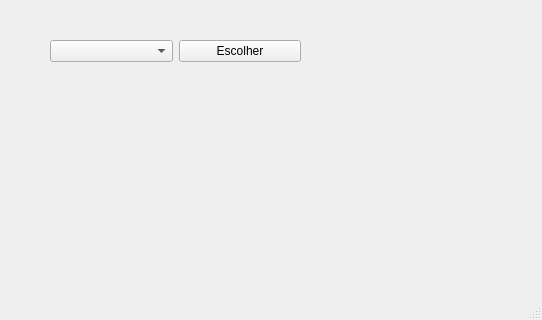
<?xml version="1.0" encoding="UTF-8"?>
<ui version="4.0">
 <class>ComboBox</class>
 <widget class="QMainWindow" name="ComboBox">
  <property name="geometry">
   <rect>
    <x>0</x>
    <y>0</y>
    <width>542</width>
    <height>320</height>
   </rect>
  </property>
  <property name="windowTitle">
   <string>ComboBox</string>
  </property>
  <widget class="QWidget" name="centralwidget">
   <widget class="QWidget" name="">
    <property name="geometry">
     <rect>
      <x>50</x>
      <y>40</y>
      <width>251</width>
      <height>61</height>
     </rect>
    </property>
    <layout class="QVBoxLayout" name="verticalLayout">
     <item>
      <layout class="QHBoxLayout" name="horizontalLayout">
       <item>
        <widget class="QComboBox" name="comboBox"/>
       </item>
       <item>
        <widget class="QPushButton" name="pushButton">
         <property name="text">
          <string>Escolher</string>
         </property>
        </widget>
       </item>
      </layout>
     </item>
     <item>
      <widget class="QLabel" name="label">
       <property name="text">
        <string/>
       </property>
      </widget>
     </item>
    </layout>
   </widget>
  </widget>
  <widget class="QMenuBar" name="menubar">
   <property name="geometry">
    <rect>
     <x>0</x>
     <y>0</y>
     <width>542</width>
     <height>22</height>
    </rect>
   </property>
  </widget>
  <widget class="QStatusBar" name="statusbar"/>
 </widget>
 <resources/>
 <connections/>
</ui>
